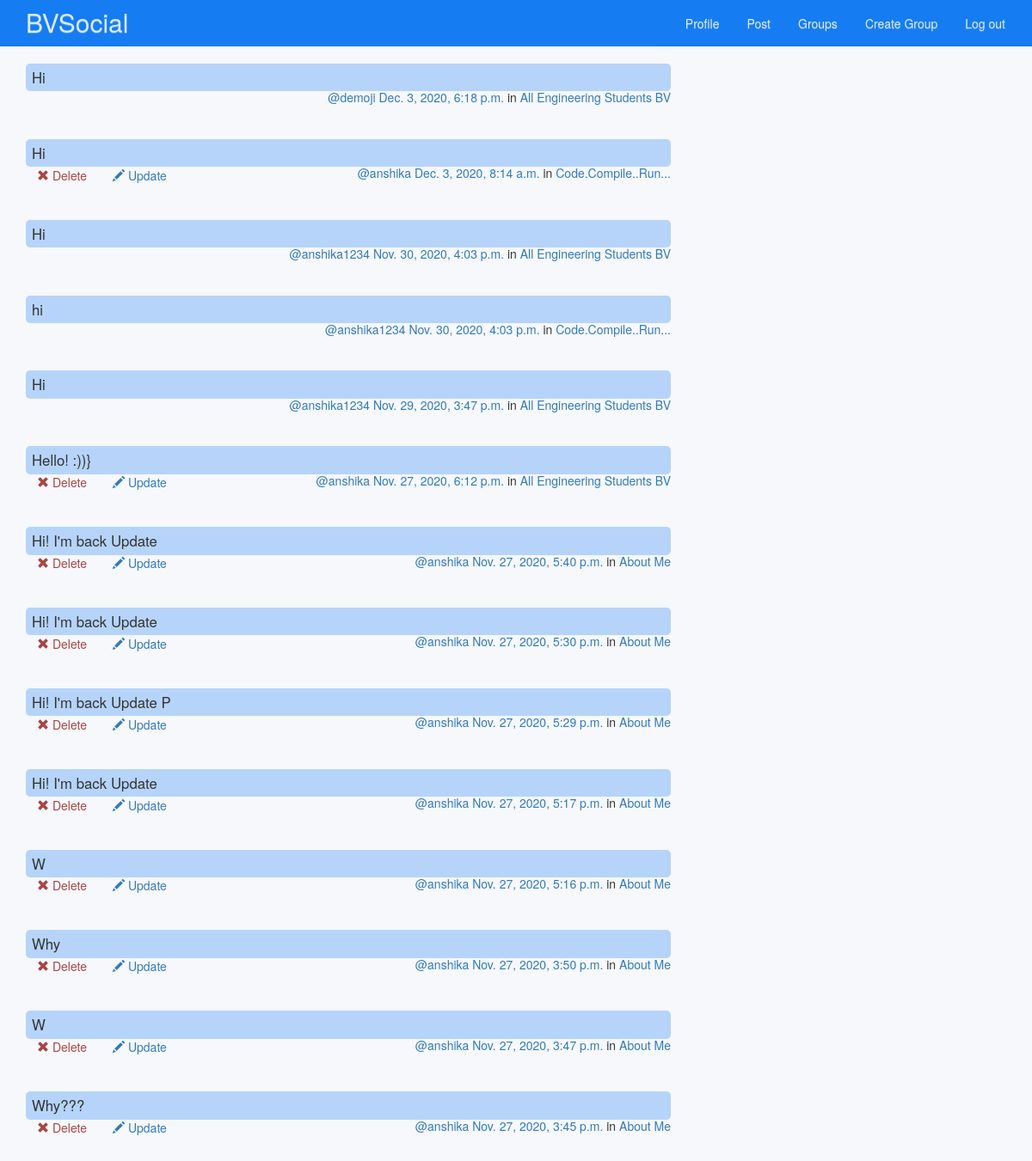
The app's page /posts/ (signed in, upper part), older data.
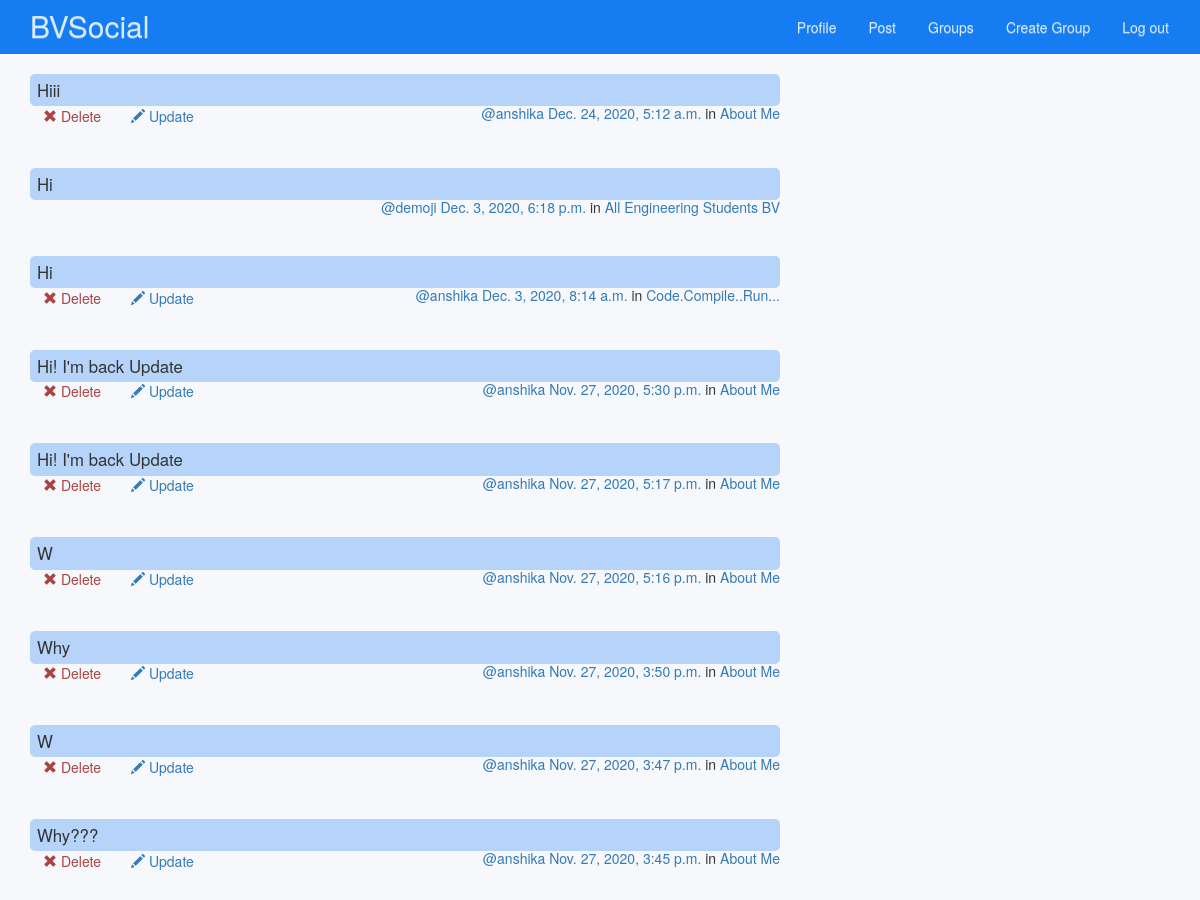
The same page, newer data.
### posts/models.py (models this page shows, shortened)
class Post(models.Model):
    user = models.ForeignKey(User, related_name="posts",on_delete=models.CASCADE)
    created_at = models.DateTimeField(auto_now=True)
    message = models.TextField()
    group = models.ForeignKey(Group, related_name="posts",null=True, blank=True,on_delete=models.CASCADE)
    class Meta:
        ordering = ["-created_at"]

### groups/models.py (models this page shows, shortened)
class Group(models.Model):
    name = models.CharField(max_length=255, unique=True)
    slug = models.SlugField(allow_unicode=True, unique=True)
    description = models.TextField(blank=True, default='')
    members = models.ManyToManyField(User,through="GroupMember")
    class Meta:
        ordering = ["name"]

### posts/views.py (the view)
class PostList(SelectRelatedMixin, generic.ListView, LoginRequiredMixin):
    model = models.Post
    select_related = ("user", "group")

### posts/templates/posts/post_list.html (shortened to what this page needs)
{% extends "posts/post_base.html" %}
{% load humanize %}
{% block post_content %}
<div class="col-md-8">
	{% for post in post_list %}
  {% include "posts/_post.html" %}
	{% endfor %}
</div>
{% endblock %}

### posts/templates/posts/post_base.html (shortened to what this page needs)
{% extends "base.html" %}
{% block content %}
<div class="posts-page">
	<div class="container">
		<div class="row">
			{% block post_content %}{% endblock %}
		</div>
	</div>
</div>
{% endblock %}

### templates/base.html (shortened to what this page needs)
<!DOCTYPE html>
{% load static %}
<html>
  <head>
    <link rel="stylesheet" href="https://maxcdn.bootstrapcdn.com/bootstrap/3.3.7/css/bootstrap.min.css">
    <link rel="stylesheet" href="https://maxcdn.bootstrapcdn.com/bootstrap/3.3.7/css/bootstrap-theme.min.css">
    <link rel="stylesheet" href="{% static 'simplesocial/css/master.css' %}">
  </head>
  <body class="container-footer">
    <nav class="navbar  mynav" role="navigation" id="navbar">
    	<div class="container">
        <a class="navbar-brand mynav" href="{% url 'home' %}">BVSocial</a>
          <ul class="nav navbar-nav navbar-right">
    						{% if user.is_authenticated %}
                      <li><a href="{% url 'accounts:profile' %}" class="btn btn-simple">Profile</a></li>
                      <li><a href="{% url 'posts:create' %}" class="btn btn-simple">Post</a></li>
                      <li><a href="{% url 'groups:all' %}" class="btn btn-simple">Groups</a></li>
                      <li><a href="{% url 'groups:create' %}" class="btn btn-simple">Create Group</a></li>
                      <li><a href="{% url 'accounts:logout' %}" class="btn btn-simple">Log out</a></li>
    						{% else %}
    						      <li><a href="{% url 'groups:all' %}" class="btn btn-simple">Groups</a></li>
    						      <li><a href="{% url 'accounts:login' %}" class="btn btn-simple">Log in</a></li>
    						      <li><a href="{% url 'accounts:signup' %}" class="btn btn-simple">Sign up</a></li>
    						{% endif %}
          </ul>
      </div>
    </nav>
    <div class=" mycontent">
        {% block content %}
        {% endblock %}
    </div>
  </body>
</html>

### posts/templates/posts/_post.html
<div class="post media">
	{% if user.is_authenticated%}
	<h3 class="chat">{{ post.message|safe }}</h3>
	<div class="media-body">
		<h5 class="media-heading">
			<span class="username"><a href="{% url 'posts:for_user' username=post.user.username %}">@{{ post.user.username }}</a></span>
			<time class="time"><a href="{% url 'posts:single' username=post.user.username pk=post.pk %}">{{ post.created_at }}</a></time>
			{% if post.group %}
			<span class="group-name">in <a href="{% url 'groups:single' slug=post.group.slug %}">{{ post.group.name }}</a></span>
			{% endif %}
		</h5>
	</div>
			{% if user.is_authenticated and post.user == user and not hide_delete %}
			<div class="media-foot">
				<a href="{% url 'posts:delete' pk=post.pk %}" title="delete" class="btn btn-simple">
					<span class="glyphicon glyphicon-remove text-danger" aria-hidden="true"></span>
					<span class="text-danger icon-label">Delete</span>
				</a>
				<a href="{% url 'posts:update' pk=post.pk %}" title="update" class="btn btn-simple">
					<span class="glyphicon glyphicon-pencil" aria-hidden="true"></span>
					<span class="icon-label">Update</span>
				</a>
			</div>
			{% endif %}
{% endif %}
</div>

### static/simplesocial/css/master.css (style rules this page uses)
html { overflow-y: scroll; position: relative; }
body { margin: 0; overflow: hidden; background: #8fbaf15e; color: #333333; background-color: #f5f8fcde; box-sizing: border-box; padding-bottom: 26.5%; }
.mynav { background-color: rgb(22, 124, 241); box-sizing: border-box; border-radius: 0px; margin-bottom: 0px; }
.mynav a { color: rgb(255, 255, 255, 0.80); }
.navbar-brand { font-size: 30px; transition-property: color; transition-duration: 2s; }
.chat { background-color: rgba(22, 124, 241, 0.288); font-size: 120%; font-weight: lighter; padding: 7px; margin-bottom: 0px; border-radius: 5px; }
.media-heading { text-align-last: right; }
.media-foot { margin-top: -28px; background-color: transparent; }

Row changes from the older to the newer data that the page shows:
removed Post: message "Hi", user.username "anshika1234", created_at "Nov. 30, 2020, 4:03 p.m.", group.name "All Engineering Students BV"
removed Post: message "hi", user.username "anshika1234", created_at "Nov. 30, 2020, 4:03 p.m.", group.name "Code.Compile..Run..."
removed Post: message "Hi", user.username "anshika1234", created_at "Nov. 29, 2020, 3:47 p.m.", group.name "All Engineering Students BV"
removed Post: message "Hello! :))}", user.username "anshika", created_at "Nov. 27, 2020, 6:12 p.m.", group.name "All Engineering Students BV", shows "Delete"
removed Post: message "Hi! I'm back Update", user.username "anshika", created_at "Nov. 27, 2020, 5:40 p.m.", group.name "About Me", shows "Delete"
removed Post: message "Hi! I'm back Update P", user.username "anshika", created_at "Nov. 27, 2020, 5:29 p.m.", group.name "About Me", shows "Delete"
added Post: message "Hiii", user.username "anshika", created_at "Dec. 24, 2020, 5:12 a.m.", group.name "About Me", shows "Delete"
